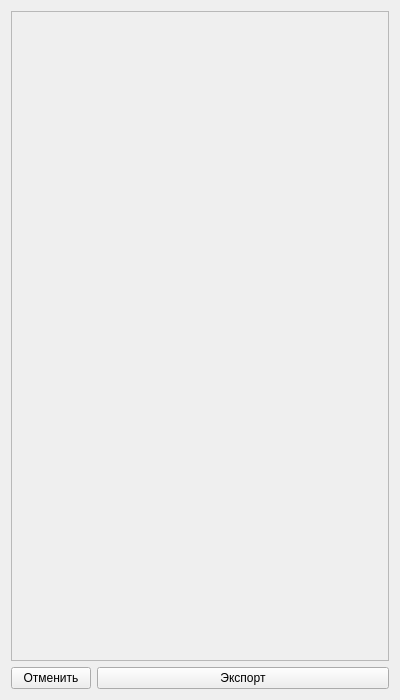
<?xml version="1.0" encoding="UTF-8"?>
<ui version="4.0">
 <class>AnswersView</class>
 <widget class="QDialog" name="AnswersView">
  <property name="geometry">
   <rect>
    <x>0</x>
    <y>0</y>
    <width>400</width>
    <height>700</height>
   </rect>
  </property>
  <property name="minimumSize">
   <size>
    <width>400</width>
    <height>700</height>
   </size>
  </property>
  <property name="maximumSize">
   <size>
    <width>400</width>
    <height>16777215</height>
   </size>
  </property>
  <property name="windowTitle">
   <string>Answers view</string>
  </property>
  <layout class="QVBoxLayout" name="verticalLayout">
   <item>
    <widget class="QScrollArea" name="answersArea">
     <property name="sizePolicy">
      <sizepolicy hsizetype="Expanding" vsizetype="Expanding">
       <horstretch>0</horstretch>
       <verstretch>0</verstretch>
      </sizepolicy>
     </property>
     <property name="widgetResizable">
      <bool>true</bool>
     </property>
     <widget class="QWidget" name="answersLayout">
      <property name="geometry">
       <rect>
        <x>0</x>
        <y>0</y>
        <width>384</width>
        <height>638</height>
       </rect>
      </property>
      <layout class="QVBoxLayout" name="verticalLayout_2"/>
     </widget>
    </widget>
   </item>
   <item>
    <layout class="QHBoxLayout" name="buttonsLayout">
     <item>
      <widget class="QPushButton" name="cancelButton">
       <property name="sizePolicy">
        <sizepolicy hsizetype="Maximum" vsizetype="Fixed">
         <horstretch>0</horstretch>
         <verstretch>0</verstretch>
        </sizepolicy>
       </property>
       <property name="text">
        <string>Отменить</string>
       </property>
       <property name="icon">
        <iconset resource="../../src.qrc">
         <normaloff>:/src/src/cancel.png</normaloff>:/src/src/cancel.png</iconset>
       </property>
       <property name="autoDefault">
        <bool>false</bool>
       </property>
      </widget>
     </item>
     <item>
      <widget class="QPushButton" name="exportButton">
       <property name="text">
        <string>Экспорт</string>
       </property>
       <property name="icon">
        <iconset resource="../../src.qrc">
         <normaloff>:/src/src/save.png</normaloff>:/src/src/save.png</iconset>
       </property>
       <property name="autoDefault">
        <bool>false</bool>
       </property>
      </widget>
     </item>
    </layout>
   </item>
  </layout>
 </widget>
 <resources>
  <include location="../../src.qrc"/>
 </resources>
 <connections>
  <connection>
   <sender>cancelButton</sender>
   <signal>clicked()</signal>
   <receiver>AnswersView</receiver>
   <slot>close()</slot>
   <hints>
    <hint type="sourcelabel">
     <x>53</x>
     <y>661</y>
    </hint>
    <hint type="destinationlabel">
     <x>-118</x>
     <y>528</y>
    </hint>
   </hints>
  </connection>
 </connections>
</ui>
